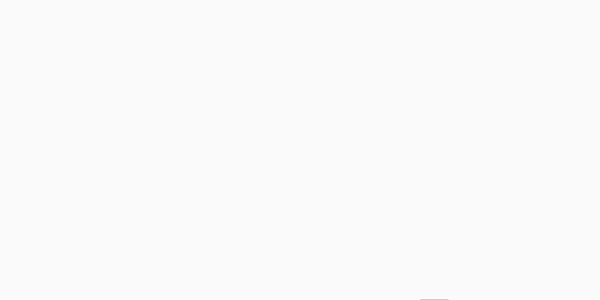
Frame 1 (no input)
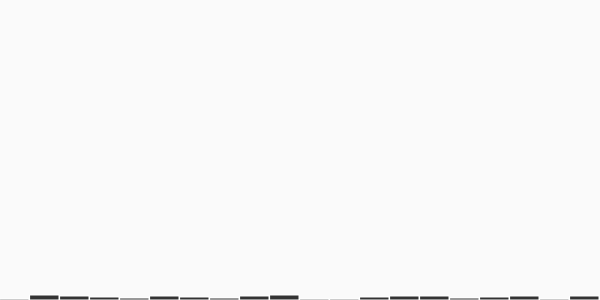
Frame 60 (no input)
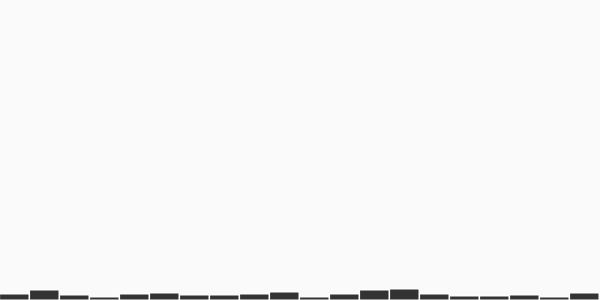
Frame 120 (the mouse pressed at the canvas centre since frame 60)

The p5.js sketch that drew these frames (run headless with seeded random() and noise() and a simulated clock; from frame 60 on, the mouse is pressed at the canvas centre):

// p5.js sketch
// ── sketch.js
// Creiamo un array vuoto ed un indice
var ind
var randomC = []
  // Variabile per controllare la rappresentazione grafica dell'array
var len

function setup() {
  createCanvas(600, 300)

  // Popoliamo l'array con venti elementi uguali a zero
  for (var i = 0; i < 20; i++) {
    randomC[i] = 0
  }
  len = width / randomC.length
}

function draw() {
  background(250)
  stroke(255)
  fill(51)

  // Sorteggiamo un numero intero casuale
  ind = floor(random(randomC.length))
    //Aumentiamo di uno il valore dell'elemento dell'array corrispondente all'indice
  randomC[ind]++
    for (var i = 0; i < randomC.length; i++) {
      // Disegnamo un rettangolo per rappresentare graficamente tutti i numeri estratti
      rect(i * len, height - randomC[i], len - 1, randomC[i])
    }
}
